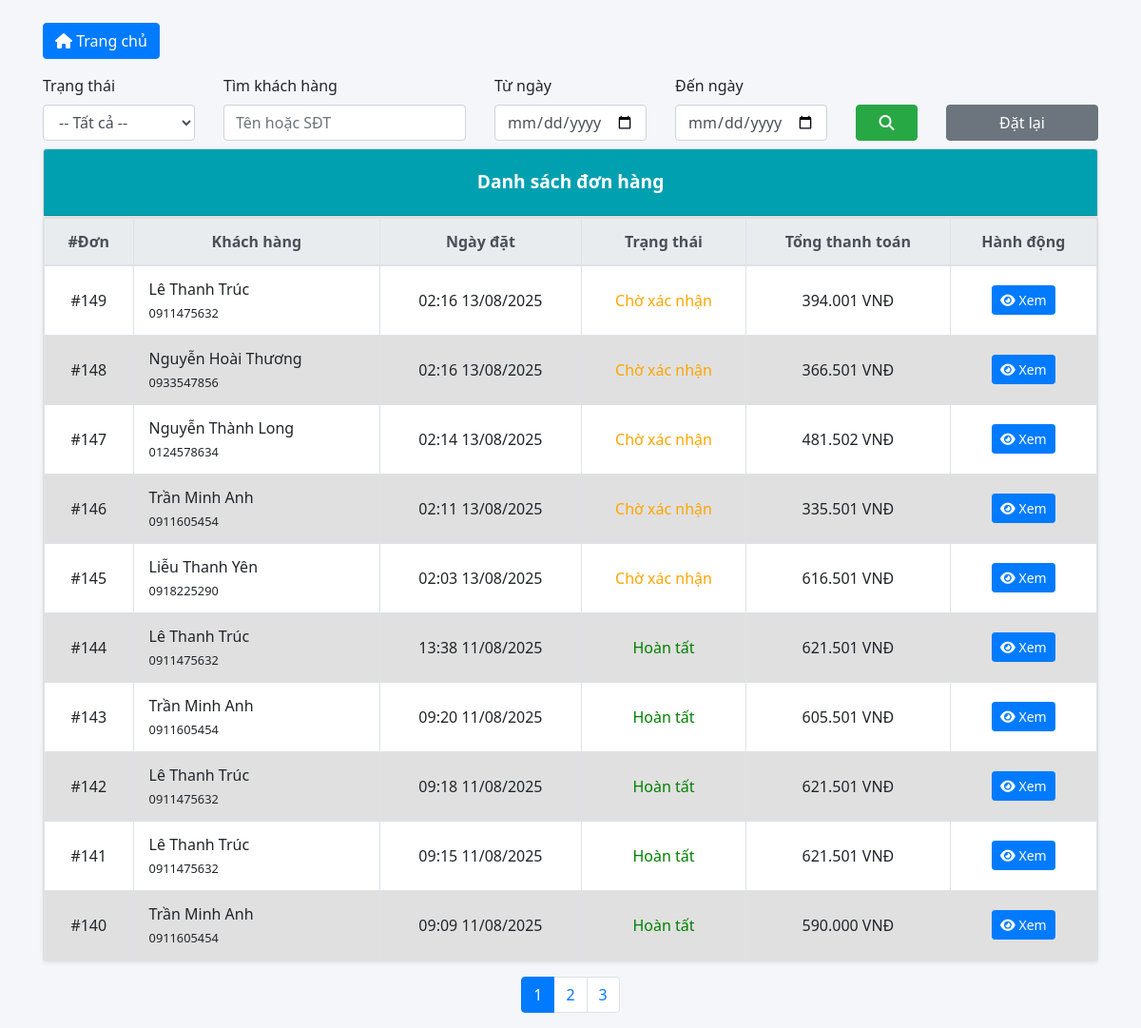
The page /admin/pages/order_manage/listorder.php on the database its author committed.
### tables this page shows
CREATE TABLE `orders` (
  `order_ID` int(11) NOT NULL,
  `staff_ID` int(11) DEFAULT NULL,
  `customer_ID` int(11) DEFAULT NULL,
  `order_date` timestamp NOT NULL DEFAULT current_timestamp(),
  `completed_date` datetime DEFAULT NULL,
  `delivery_address` varchar(100) DEFAULT NULL,
  `note` varchar(255) DEFAULT NULL,
  `payment_method` varchar(50) DEFAULT NULL,
  `total_amount` decimal(10,2) DEFAULT NULL,
  `shipping_fee` decimal(10,2) DEFAULT NULL,
  `discount_amount` decimal(10,2) DEFAULT 0.00,
  `final_total` decimal(10,2) DEFAULT 0.00,
  `status` enum('Chờ xác nhận','Chờ thanh toán','Đã thanh toán (PayPal)','Đã thanh toán (Momo)','Đã xác nhận','Đang chuẩn bị hàng','Đang giao hàng','Đã giao hàng','Hoàn tất','Đã hủy','Trả hàng/Hoàn tiền','Thất bại') NOT NULL DEFAULT 'Chờ xác nhận',
  `momo_trans_id` varchar(255) DEFAULT NULL,
  `paypal_trans_id` varchar(255) DEFAULT NULL,
  `cancel_reason` text DEFAULT NULL
);

CREATE TABLE `account` (
  `account_ID` int(11) NOT NULL,
  `role_ID` int(11) DEFAULT NULL,
  `username` varchar(20) DEFAULT NULL,
  `password` varchar(60) DEFAULT NULL,
  `email` varchar(50) DEFAULT NULL,
  `fullname` varchar(60) DEFAULT NULL,
  `phone_number` varchar(11) DEFAULT NULL,
  `address` varchar(100) DEFAULT NULL,
  `avatar` varchar(255) DEFAULT NULL,
  `reset_token` varchar(255) DEFAULT NULL,
  `reset_expires` datetime DEFAULT NULL,
  `created_at` timestamp NOT NULL DEFAULT current_timestamp(),
  `updated_at` timestamp NOT NULL DEFAULT current_timestamp() ON UPDATE current_timestamp(),
  `status` tinyint(1) NOT NULL DEFAULT 1
);

### database/dbhelper.php (called while the page is built, shortened)
<?php
function getConnection() {
    $conn = mysqli_connect(HOST, USERNAME, PASSWORD, DATABASE);
    mysqli_set_charset($conn, 'utf8mb4');
    return $conn;
}
function executeResult($sql, $params = []) {
    $conn = getConnection();
    $data = [];
    if (empty($params)) {
        $result = mysqli_query($conn, $sql);
        if ($result) {
            while ($row = mysqli_fetch_array($result, 1)) {
                $data[] = $row;
            }
        } else {
            error_log("SQL Error (executeResult no params): " . mysqli_error($conn) . " | SQL: " . $sql);
        }
    }
    return $data;
}
function executeSingleResult($sql, $params = []) {
    $conn = getConnection();
    $row = null;
    if (empty($params)) {
        $result = mysqli_query($conn, $sql);
        if ($result) {
            $row = mysqli_fetch_array($result, 1);
        } else {
            error_log("SQL Error (executeSingleResult no params): " . mysqli_error($conn) . " | SQL: " . $sql);
        }
    }
    return $row;
}
?>

### admin/pages/order_manage/listorder.php (the view, shortened to what this page needs)
<?php
require_once('../../../database/dbhelper.php');
$filterStatus = $_GET['status'] ?? '';
$searchKeyword = $_GET['search'] ?? '';
$fromDate = $_GET['from_date'] ?? '';
$toDate = $_GET['to_date'] ?? '';
$page = isset($_GET['page']) ? intval($_GET['page']) : 1;
$limit = 10;
$start = ($page - 1) * $limit;
$showDateWarning = false;
$where = 'WHERE 1';
$sql = "SELECT o.*, a.fullname, a.phone_number
        FROM Orders o
        JOIN Customer c ON o.customer_ID = c.customer_ID
        JOIN Account a ON c.account_ID = a.account_ID
        $where
        ORDER BY o.order_date DESC
        LIMIT $start, $limit";
$orders = $showDateWarning ? [] : executeResult($sql);
$countSql = "SELECT COUNT(*) AS total
             FROM Orders o
             JOIN Customer c ON o.customer_ID = c.customer_ID
             JOIN Account a ON c.account_ID = a.account_ID
             $where";
$result = $showDateWarning ? ['total' => 0] : executeSingleResult($countSql);
$total = $result['total'] ?? 0;
$total_pages = ceil($total / $limit);
?>
<!DOCTYPE html>
<html lang="vi">
<head>
    <link rel="stylesheet" href="https://maxcdn.bootstrapcdn.com/bootstrap/4.4.1/css/bootstrap.min.css">
    <link rel="stylesheet" href="https://cdnjs.cloudflare.com/ajax/libs/font-awesome/6.5.0/css/all.min.css">
</head>
<body>
<div class="container mt-4">
    <div class="mb-3 d-flex justify-content-start gap-2">
        <a href="../index.php" class="btn btn-primary">
            <i class="fas fa-home"></i> Trang chủ
        </a>
    </div>
    <form method="GET" class="row g-3 align-items-end mb-2">
        <div class="col-md-2">
            <label class="form-label">Trạng thái</label>
            <select name="status" class="form-control">
                <option value="">-- Tất cả --</option>
            </select>
        </div>
        <div class="col-md-3">
            <label class="form-label">Tìm khách hàng</label>
            <input type="text" name="search" class="form-control"
                   placeholder="Tên hoặc SĐT" value="<?= htmlspecialchars($searchKeyword) ?>">
        </div>
        <div class="col-md-2">
            <label class="form-label">Từ ngày</label>
            <input type="date" name="from_date" class="form-control" value="<?= htmlspecialchars($fromDate) ?>">
        </div>
        <div class="col-md-2">
            <label class="form-label">Đến ngày</label>
            <input type="date" name="to_date" class="form-control" value="<?= htmlspecialchars($toDate) ?>">
        </div>
        <div class="col-md-1">
            <button type="submit" class="btn btn-success w-100"><i class="fas fa-search"></i></button>
        </div>
        <div class="col-md-2">
            <a href="listorder.php" class="btn btn-secondary w-100">Đặt lại</a>
        </div>
    </form>
    <div class="card shadow-sm mb-0">
        <div class="card-header">Danh sách đơn hàng</div>
    </div>
    <div class="card shadow-sm">
        <div class="card-body p-0">
            <table class="table table-bordered table-hover table-striped m-0">
                <thead class="thead-light text-center">
                <tr>
                    <th>#Đơn</th>
                    <th>Khách hàng</th>
                    <th>Ngày đặt</th>
                    <th>Trạng thái</th>
                    <th>Tổng thanh toán</th>
                    <th>Hành động</th>
                </tr>
                </thead>
                <tbody>
                <?php if (empty($orders)): ?>
                    <tr><td colspan="6" class="text-center">Không có đơn hàng nào phù hợp.</td></tr>
                <?php else: ?>
                    <?php foreach ($orders as $order):
                        $statusClass = 'pending';
                        switch ($order['status']) {
                            case 'Hoàn tất': $statusClass = 'completed'; break;
                        }
                        $orderID = $order['order_ID'];
                        $status = $order['status'];
                        $detailLink = ($status === 'Chờ xác nhận')
                        ? "approve_order.php?order_ID=$orderID&from_status=" . urlencode($filterStatus)
                        : "edit.php?order_ID=$orderID&from_status=" . urlencode($filterStatus);
                    ?>
                        <tr class="text-center">
                            <td>#<?= $order['order_ID'] ?></td>
                            <td class="text-left pl-3">
                                <?= htmlspecialchars($order['fullname']) ?><br>
                                <small><?= $order['phone_number'] ?></small>
                            </td>
                            <td><?= date('H:i d/m/Y', strtotime($order['order_date'])) ?></td>
                            <td><span class="status <?= $statusClass ?>"><?= $order['status'] ?></span></td>
                            <td class="text-end"><?= number_format($order['final_total'], 0, ',', '.') ?> VNĐ</td>
                            <td>
                                <a href="<?= $detailLink ?>" class="btn btn-sm btn-primary">
                                    <i class="fas fa-eye"></i> Xem
                                </a>
                            </td>
                        </tr>
                    <?php endforeach; ?>
                <?php endif; ?>
                </tbody>
            </table>
        </div>
    </div>
    <?php if ($total_pages > 1): ?>
        <ul class="pagination justify-content-center mt-3">
            <?php for ($i = 1; $i <= $total_pages; $i++): ?>
                <li class="page-item <?= $i == $page ? 'active' : '' ?>">
                    <a class="page-link" href="?<?= http_build_query(array_merge($_GET, ['page' => $i])) ?>">
                        <?= $i ?>
                    </a>
                </li>
            <?php endfor; ?>
        </ul>
    <?php endif; ?>
</div>
</body>
</html>

### admin/pages/order_manage/listorder.php (style rules this page uses)
body { background-color: #f4f6f9; font-family: 'Segoe UI', sans-serif; }
.card-header { background-color: #00a0b0; color: white; font-size: 1.2rem; font-weight: bold; text-align: center; padding: 20px; }
.table th { background-color: #e9ecef; }
.table td { vertical-align: middle !important; }
.table-striped tbody tr:nth-child(odd) { background-color: #fff; }
.table-striped tbody tr:nth-child(even) { background-color: #e0e0e0; }
.status { font-weight: 500; }
.status.pending { color: orange; }
.status.completed { color: green; }

### rows shown on the page
orders: order_ID "149", account.fullname "Lê Thanh Trúc", account.phone_number "0911475632", order_date "02:16 13/08/2025", status "Chờ xác nhận", final_total "394.001"
orders: order_ID "148", account.fullname "Nguyễn Hoài Thương", account.phone_number "0933547856", order_date "02:16 13/08/2025", status "Chờ xác nhận", final_total "366.501"
orders: order_ID "147", account.fullname "Nguyễn Thành Long", account.phone_number "0124578634", order_date "02:14 13/08/2025", status "Chờ xác nhận", final_total "481.502"
orders: order_ID "146", account.fullname "Trần Minh Anh", account.phone_number "0911605454", order_date "02:11 13/08/2025", status "Chờ xác nhận", final_total "335.501"
orders: order_ID "145", account.fullname "Liễu Thanh Yên", account.phone_number "0918225290", order_date "02:03 13/08/2025", status "Chờ xác nhận", final_total "616.501"
orders: order_ID "144", account.fullname "Lê Thanh Trúc", account.phone_number "0911475632", order_date "13:38 11/08/2025", status "Hoàn tất", final_total "621.501"
orders: order_ID "143", account.fullname "Trần Minh Anh", account.phone_number "0911605454", order_date "09:20 11/08/2025", status "Hoàn tất", final_total "605.501"
orders: order_ID "142", account.fullname "Lê Thanh Trúc", account.phone_number "0911475632", order_date "09:18 11/08/2025", status "Hoàn tất", final_total "621.501"
orders: order_ID "141", account.fullname "Lê Thanh Trúc", account.phone_number "0911475632", order_date "09:15 11/08/2025", status "Hoàn tất", final_total "621.501"
orders: order_ID "140", account.fullname "Trần Minh Anh", account.phone_number "0911605454", order_date "09:09 11/08/2025", status "Hoàn tất", final_total "590.000"
